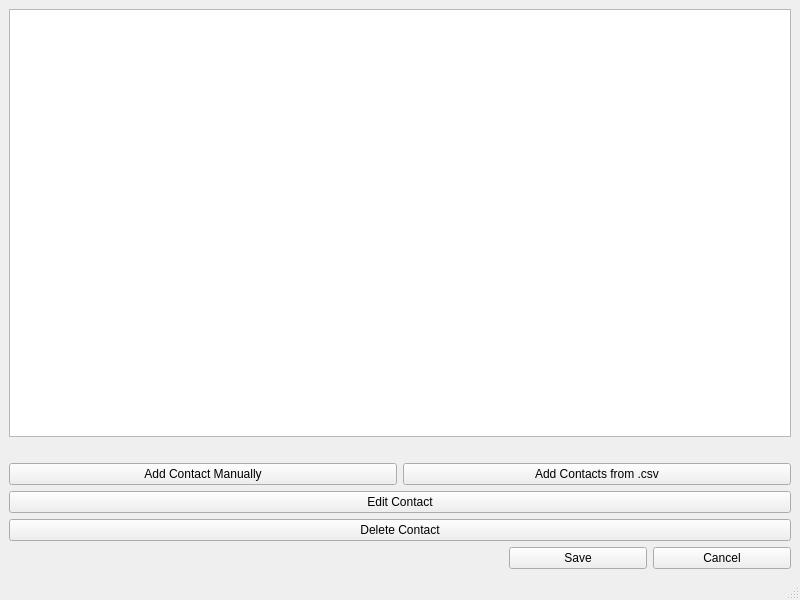
<?xml version="1.0" encoding="UTF-8"?>
<ui version="4.0">
 <class>contactman</class>
 <widget class="QMainWindow" name="contactman">
  <property name="geometry">
   <rect>
    <x>0</x>
    <y>0</y>
    <width>800</width>
    <height>600</height>
   </rect>
  </property>
  <property name="windowTitle">
   <string>MainWindow</string>
  </property>
  <widget class="QWidget" name="centralwidget">
   <layout class="QGridLayout" name="gridLayout">
    <item row="0" column="0">
     <layout class="QVBoxLayout" name="verticalLayout">
      <item>
       <widget class="QTableView" name="tableView"/>
      </item>
      <item>
       <widget class="QLabel" name="label_status">
        <property name="text">
         <string/>
        </property>
        <property name="alignment">
         <set>Qt::AlignCenter</set>
        </property>
       </widget>
      </item>
      <item>
       <layout class="QHBoxLayout" name="horizontalLayout">
        <item>
         <widget class="QPushButton" name="button_addnew">
          <property name="text">
           <string>Add Contact Manually</string>
          </property>
         </widget>
        </item>
        <item>
         <widget class="QPushButton" name="button_importcsv">
          <property name="text">
           <string>Add Contacts from .csv</string>
          </property>
         </widget>
        </item>
       </layout>
      </item>
      <item>
       <widget class="QPushButton" name="button_edit">
        <property name="text">
         <string>Edit Contact</string>
        </property>
       </widget>
      </item>
      <item>
       <widget class="QPushButton" name="button_remove">
        <property name="text">
         <string>Delete Contact</string>
        </property>
       </widget>
      </item>
      <item>
       <layout class="QHBoxLayout" name="horizontalLayout_2">
        <property name="leftMargin">
         <number>500</number>
        </property>
        <item>
         <widget class="QPushButton" name="button_save">
          <property name="text">
           <string>Save</string>
          </property>
         </widget>
        </item>
        <item>
         <widget class="QPushButton" name="button_cancel">
          <property name="text">
           <string>Cancel</string>
          </property>
         </widget>
        </item>
       </layout>
      </item>
     </layout>
    </item>
   </layout>
  </widget>
  <widget class="QMenuBar" name="menubar">
   <property name="geometry">
    <rect>
     <x>0</x>
     <y>0</y>
     <width>800</width>
     <height>22</height>
    </rect>
   </property>
  </widget>
  <widget class="QStatusBar" name="statusbar"/>
 </widget>
 <resources/>
 <connections/>
</ui>
